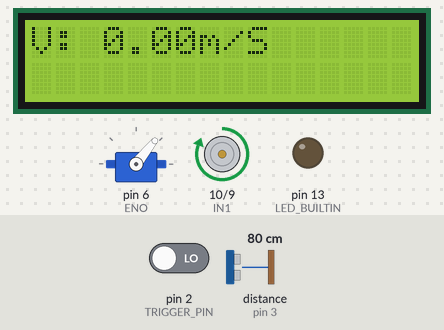
A sketch run on a simulated Arduino Mega 2560, built with avr-gcc and run on an emulated ATmega2560. Shown: 16×2 character LCD, servo, motor-driver pin pairs drawn as motors (green arrow = first pin HIGH = forward, orange = second pin HIGH = backward, longer = more drive, scaled by the enable pin), output pins drawn as LEDs (lit = HIGH). Inputs (shaded band) come from the test bench; at power-on: distance to the obstacle (sensor on pin 3) 80 cm, pin 2 (TRIGGER_PIN) LOW. The echo pulse lasts 58.3 µs per cm; what the sketch prints to the serial monitor is not drawn.

Above: at 1.2 s.
1.3 s: distance to the obstacle (sensor on pin 3) set to 2 cm
At 2.09 s:
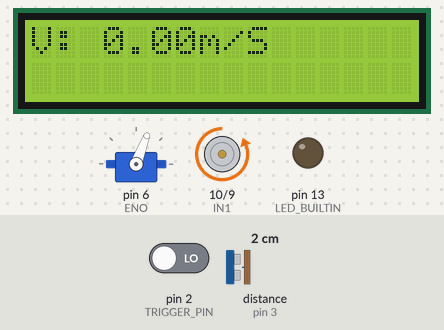
3.2 s: distance to the obstacle (sensor on pin 3) set to 35 cm
At 3.91 s:
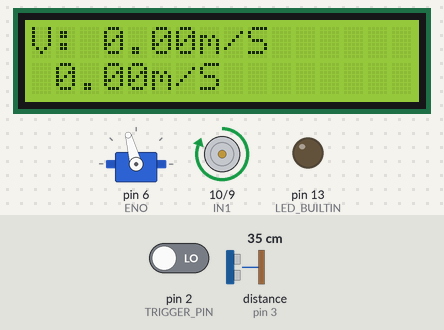
5.1 s: distance to the obstacle (sensor on pin 3) set to 4 cm
At 6.14 s:
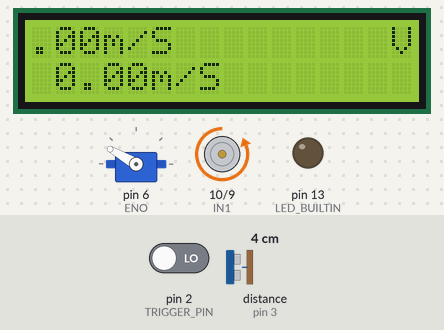
6.9 s: distance to the obstacle (sensor on pin 3) set to 60 cm
At 9.14 s:
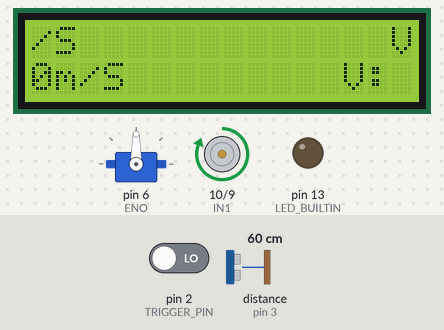
9.6 s: distance to the obstacle (sensor on pin 3) set to 9 cm
At 9.91 s:
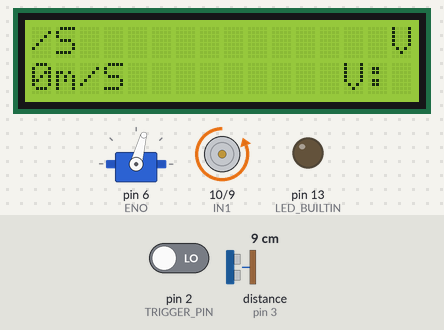
11.5 s: distance to the obstacle (sensor on pin 3) set to 120 cm
At 13.19 s:
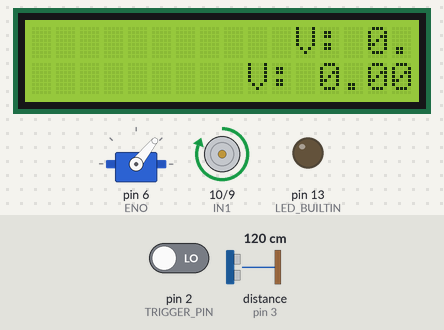
Timing chart, 0 to 19.2 s (numbered marks = the images above; inputs shaded):
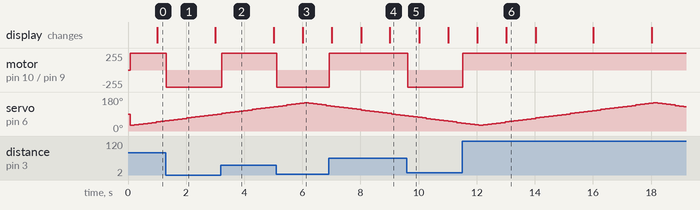

Measured:
- after the input at 1.3 s, motor on pin 10 (IN1) / pin 9 (IN2): forward 255/255 → backward 255/255 at once
- after the input at 3.2 s, motor on pin 10 (IN1) / pin 9 (IN2): backward 255/255 → forward 255/255 at once
- after the input at 5.1 s, motor on pin 10 (IN1) / pin 9 (IN2): forward 255/255 → backward 255/255 at once
- after the input at 6.9 s, motor on pin 10 (IN1) / pin 9 (IN2): backward 255/255 → forward 255/255 at once
- after the input at 9.6 s, motor on pin 10 (IN1) / pin 9 (IN2): forward 255/255 → backward 255/255 at once
- after the input at 11.5 s, motor on pin 10 (IN1) / pin 9 (IN2): backward 255/255 → forward 255/255 at once

The sketch:

CARRO.ino
```cpp
#include <Wire.h>
#include <LCD.h>
#include <LiquidCrystal_I2C.h>
LiquidCrystal_I2C lcd (0x27, 2, 1, 0, 4, 5, 6, 7); // DIR, E, RW, RS, D4, D5, D6, D7

#include <Servo.h>
#include <NewPing.h>
Servo s;

#define TRIGGER_PIN   2
#define ECHO_PIN      3
#define MAX_DISTANCE 500 //maximum sensor distance is rated at 400-500cm.

NewPing sonar(TRIGGER_PIN, ECHO_PIN, MAX_DISTANCE); // NewPing setup of pins and maximum distance.

unsigned int pingSpeed = 50;
unsigned long pingTimer;

int t = 1000;

int IN1 = 10;
int IN2 = 9;
int ENA = 11;
int IN3 = 8;
int IN4 = 7;
int ENO = 6;


void servox();
void Adelante();

volatile int CONTADOR = 0;
volatile float VEL = 0;
volatile float XX = 0;
volatile int g = 30;
volatile int h = 150;
void setup() {
  attachInterrupt(digitalPinToInterrupt(2), sensor, RISING); //probar otras opciones
  //LOW,CHANGE,FALLING,RISING
  lcd.setBacklightPin(3, POSITIVE);
  lcd.setBacklight(HIGH);
  lcd.begin(16, 2);
  lcd.clear();

  Serial.begin(9600);
  pingTimer = millis();
  pinMode(LED_BUILTIN, OUTPUT);
  pinMode(IN1, OUTPUT);
  pinMode(IN2, OUTPUT);
  pinMode(ENA, OUTPUT);
  s.attach(6);
}

void loop() {

  static unsigned long delayy = 0;
  unsigned long tiempo = millis();
  if (tiempo - delayy >= 1000) {//r=3.5cm , C= 11cm
    // Serial.print("RPS: ");
    //Serial.println(CONTADOR);
    XX = CONTADOR / 4;
    VEL =  (XX * 11) / 100;
    lcd.print("V: ");
    lcd.print(VEL);
    lcd.print("m/S");
    lcd.print("         ");

    /*if (CONTADOR < 10) {
      V++;
      }
      else {
      V--;
      }*/
    CONTADOR = 0; // RESET CONTADOR
    delayy = tiempo;
  }

  servox();
  if (millis() >= pingTimer) {
    pingTimer += pingSpeed;
    sonar.ping_timer(echoCheck);
  }
  if ((sonar.ping_result / US_ROUNDTRIP_CM) > 18) {
    //  digitalWrite(LED_BUILTIN, HIGH);
    // Adelante();
    digitalWrite(ENA, HIGH);
    digitalWrite(IN1, HIGH);
    digitalWrite(IN2, LOW);

    digitalWrite(ENO, HIGH);
    digitalWrite(IN3, HIGH);
    digitalWrite(IN4, LOW);
  }
  else if ((sonar.ping_result / US_ROUNDTRIP_CM) < 18 and (sonar.ping_result / US_ROUNDTRIP_CM) > 16) {
    digitalWrite(ENA, LOW);
    digitalWrite(ENO, LOW);
  }
  else {
    digitalWrite(ENA, HIGH);
    digitalWrite(IN1, LOW);
    digitalWrite(IN2, HIGH);

    digitalWrite(ENO, HIGH);
    digitalWrite(IN4, HIGH);
    digitalWrite(IN3, LOW);
    //digitalWrite(LED_BUILTIN, LOW);
  }
}

void echoCheck() {
  if (sonar.check_timer()) {
    // Serial.print("Ping: ");
    // Serial.print(sonar.ping_result / US_ROUNDTRIP_CM);
    //Serial.println("cm");                                     //imprimir distacia del ultrasonico al obstaculo
  }
}
/*
  void servox() {

  static unsigned long delayy = 0;
  if (pingTimer - delayy > 100) {

    s.write(g);
    g += 3;
    if (g >= 151) {
      g = 60;
    }
    delayy = pingTimer;
  }
  }*/
void Adelante() {
  digitalWrite(ENA, HIGH);
  digitalWrite(IN1, LOW);
  digitalWrite(IN2, HIGH);
}
void sensor() {
  CONTADOR++;
}

void servox() {
  static unsigned long delayy = 0;
  if (pingTimer - delayy > 100) {
    s.write(g);
    g += 3;
    Serial.print('g');
    Serial.println(g);
    if (g >= 151) {
      if (pingTimer - delayy > 100) {
        s.write(h);
        h -= 3;
        Serial.print('h');
        Serial.println(h);
        if (h < 32) {
          h = 150;//**
          g = 30;
        }
        delayy = pingTimer;
      }
    }
    delayy = pingTimer;
  }
}
```
